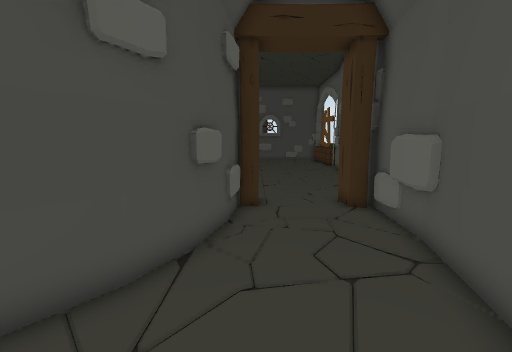
view 1 (above)

17 first-person views from a walk through a Unity game level. The camera is 1.3 m above the floor, tilts 8° down and sees 90° across. Doors are open. The floor is counted in squares, 0.5 m on a side. Each view is taken from the middle of a square. On the plan, view 1 faces up. The plan holds only what a view shows up to about 18 squares ahead; the rest is blank. The place goes on beyond the plan. The player is left out. Some animated figures are not drawn. Some surface patterns are stand-ins.

view 2
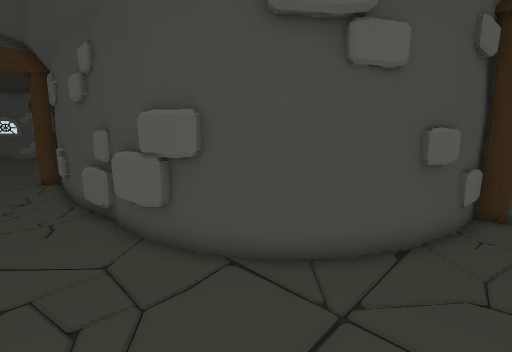

view 3
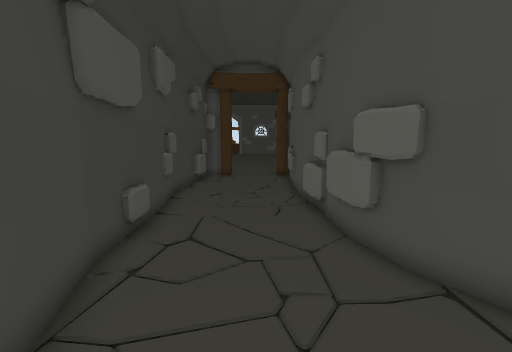

view 4
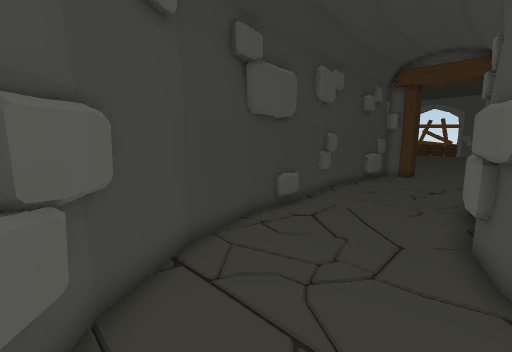

view 5
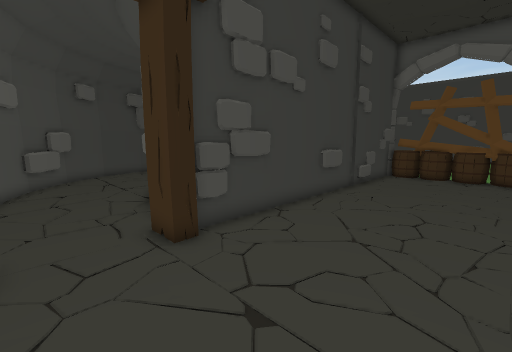

view 6
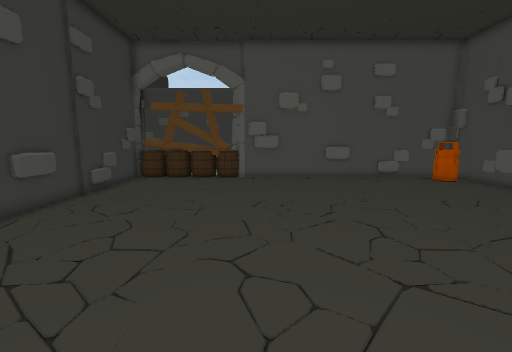

view 7
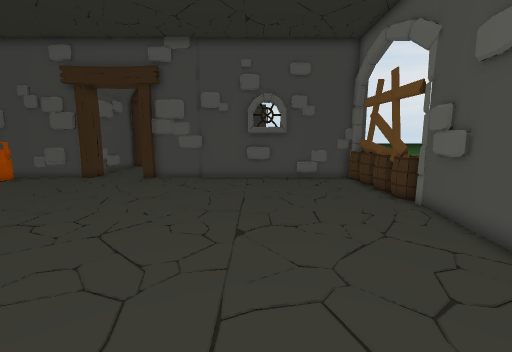

view 8
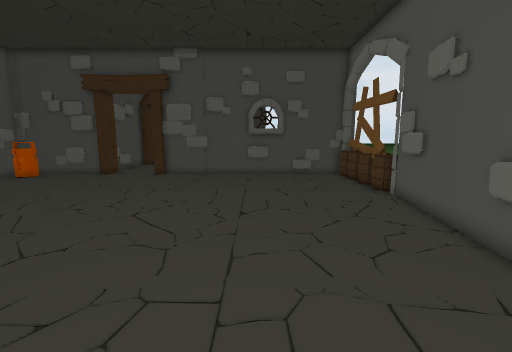

view 9
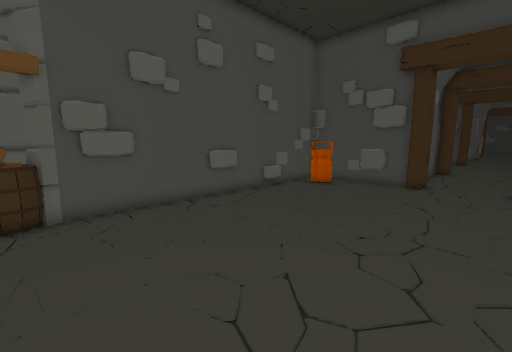

view 10
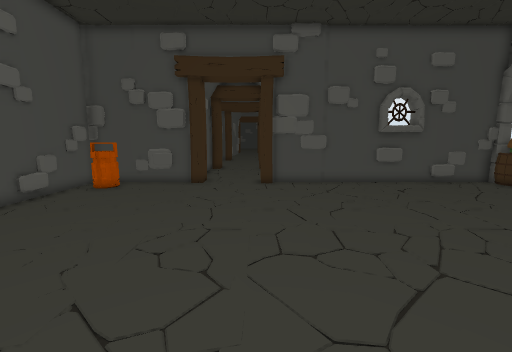

view 11
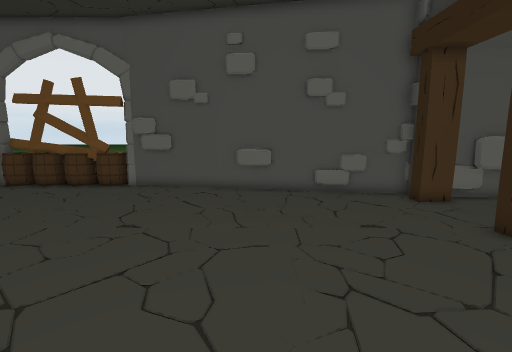

view 12
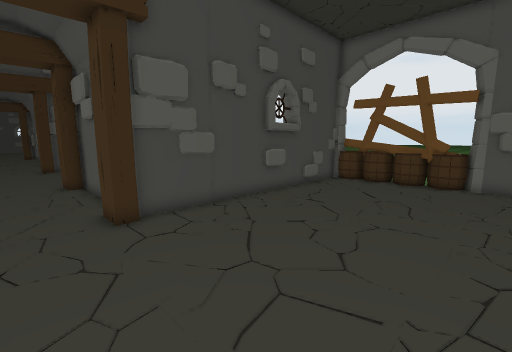

view 13
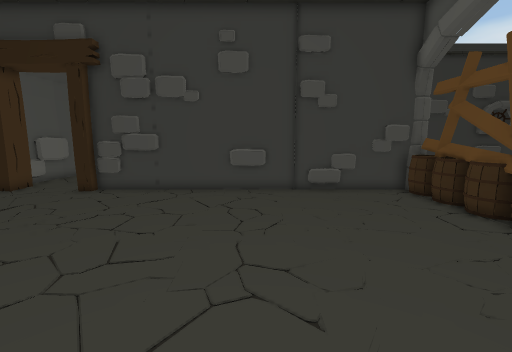

view 14
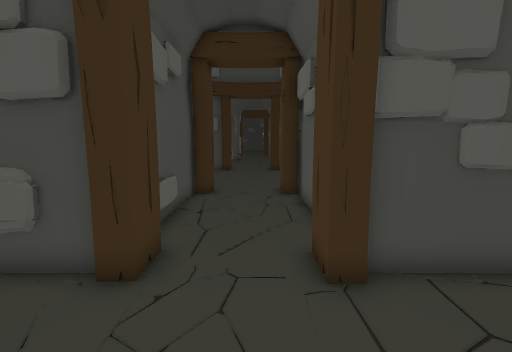

view 15
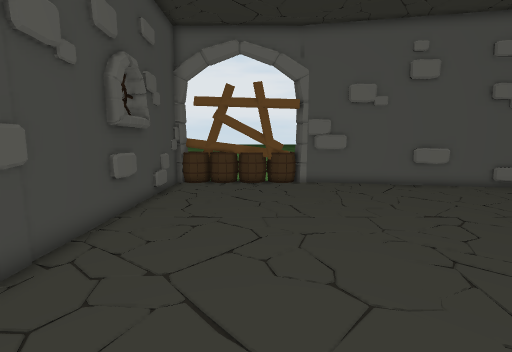

view 16
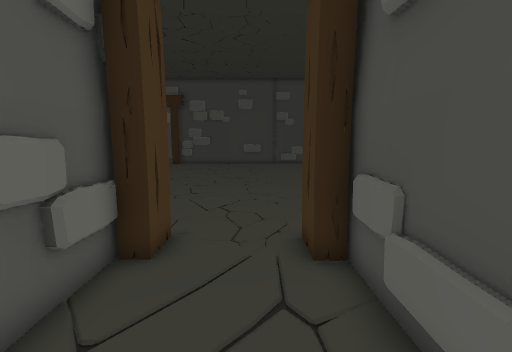

view 17
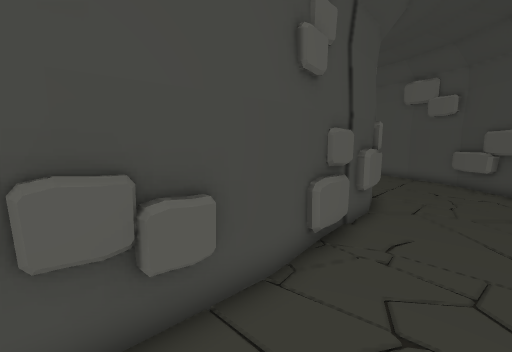

### Floor plan
Points are (right, up) in squares from view 1. A wall is a line through its corners. A room is listed if a view was taken in it or the views show most of it. See-through windows are left out.
Room 1 (views 1, 2, 3, 4, 17)
walls: (-5.8, 1.5) (-7.8, 1.2); (-6.5, 1.6) (-10.2, 1.3); (-4.8, 1.9) (-6.3, 1.3); (-4.8, 2.1) (-6.7, 1.5); (-8.4, 1.6) (-12.5, 1); (-8.7, 1.2) (-10.9, 1); (-8.8, 1.5) (-9.2, 1.2); (-3.3, 3.1) (-4.9, 2.1); (-5.2, -4.5) (-2.1, -3.6); (-2.2, -3.7) (0.3, -2.1); (-2.2, 4.5) (-3.5, 3); (-0.2, -2.1) (2.2, 0.3); (-0.1, -2.2) (0.2, -1.8); (-12.3, 1) (-17.9, 1.3); (0.2, -2.1) (2.2, 0.1); (-11.7, -4.7) (-5.1, -4.5); (-1.4, 6.1) (-2.3, 4.3); (-13.8, 0.9) (-16, 1); (-1.2, 6.4) (-1.4, 6); (2.1, 0) (3.6, 3); (-0.9, 7.3) (-1.3, 6); (-14, -5) (-12.3, -5) (-9.9, -4.6); (3.5, 2.8) (4.4, 6.5); (-0.8, 8.6) (-1.5, 5.9); (-15.6, -4.9) (-13.9, -4.8); (-0.7, 10.2) (-1, 7); (4.1, 5.9) (4.4, 9.4); (4.3, 6.3) (4.9, 10.1); (4.2, 7.5) (4.4, 8.1); (-17.9, -4.9) (-15.5, -5); (-18.1, -4.5) (-16.1, -4.5); (-18.2, -4.7) (-17.7, -4.7)
low walls: (-8, -4.4) (-6.8, -4.3); (-10, -4.5) (-9.5, -4.5); (-0.6, 9.6) (-0.7, 8); (4.3, 6.1) (4.2, 6.7)
ways out: opening at (0, 9) to room 2; open door at (2, 10.5) to room 2
Room 2 (views 5, 6, 7, 8, 9, 10, 11, 12, 13, 14, 15, 16)
walls: (-3.5, 32.7) (-4, 32.6); (-2.7, 32.6) (-4.2, 32.6); (-3.5, 32.8) (-4.6, 32.8); (-5.8, 33.3) (-5.9, 36.2); (-6, 33.7) (-6.1, 36.1); (1.9, 32.6) (0.4, 32.6); (-16.8, 20.5) (-16.8, 18.5); (7.2, 22.8) (7.6, 25.2); (-3.9, 10.8) (-1.8, 10.8); (2.9, 32.4) (0.7, 32.4) (0.4, 32.7); (-12.5, 32.8) (-17, 32.8) (-17, 17.8) (-17.5, 17.5); (-2.3, 10.9) (-1.8, 10.6); (7.6, 23.6) (7.6, 24.1); (7.6, 24.8) (7.6, 25.3); (-5.9, 37.1) (-6, 39.4); (-16.8, 32.1) (-16.8, 31); (7.7, 32.3) (7.3, 32.8); (5, 10.6) (5.1, 11.2); (7.6, 32.8) (-3, 32.8); (5.3, 10.7) (7.8, 25.5) (8.1, 25.6); (-16.9, 10.8) (-15.6, 10.8); (-17.5, 10.8) (-17, 10.6) (-3.8, 10.6); (-10.8, 40.4) (-10.9, 38.4); (-11.1, 40.6) (-10.9, 33.4)
low walls: (-12.2, 32.6) (-13.6, 32.6); (-16.8, 25.5) (-16.8, 24); (6.2, 17.2) (6.5, 18.9); (-9.5, 10.8) (-7.8, 10.8); (-10.9, 34.7) (-10.9, 34.2); (-16.8, 29) (-16.8, 27.6); (5.3, 32.6) (3.9, 32.6); (5.4, 12.7) (5.8, 15); (-14.1, 10.8) (-11.8, 10.8); (4.7, 9.7) (4.7, 10.2)
ways out: opening at (0, 9) to room 1; open door at (2, 10.5) to room 1
objects: barrel (-18, 11) to (-17, 13); barrel (-18, 13) to (-17, 14); barrel (-18, 15) to (-17, 15); barrel (-18, 16) to (-17, 17); other object (-16, 31) to (-15, 32); other object (-10, 33); other object (-10, 40); other object (-7, 32) to (-5, 33); other object (-7, 40) to (-6, 40); other object (-1, 10) to (0, 11); other object (4, 10) to (4, 11); barrel (7, 26) to (8, 27); barrel (7, 28) to (7, 29); barrel (7, 30); barrel (7, 31) to (9, 32); plank (8, 28) to (8, 30); barrel (9, 28) to (9, 29); barrel (9, 30)

Where each view was taken, in squares from view 1:
view 1: 0 up, 0 right, facing up
view 2: 1 down, 0 right, facing up-left
view 3: 1 down, 0 right, facing left
view 4: 2 up, 1 right, facing down-left
view 5: 17 up, 3 right, facing down-left
view 6: 19 up, 1 right, facing left
view 7: 15 up, 1 right, facing up
view 8: 13 up, 1 right, facing up
view 9: 17 up, 7 left, facing up-left
view 10: 17 up, 7 left, facing up
view 11: 18 up, 7 left, facing right
view 12: 24 up, 9 left, facing up-right
view 13: 24 up, 9 left, facing down
view 14: 28 up, 8 left, facing up
view 15: 28 up, 8 left, facing right
view 16: 39 up, 9 left, facing down
view 17: 2 down, 16 left, facing up-right
